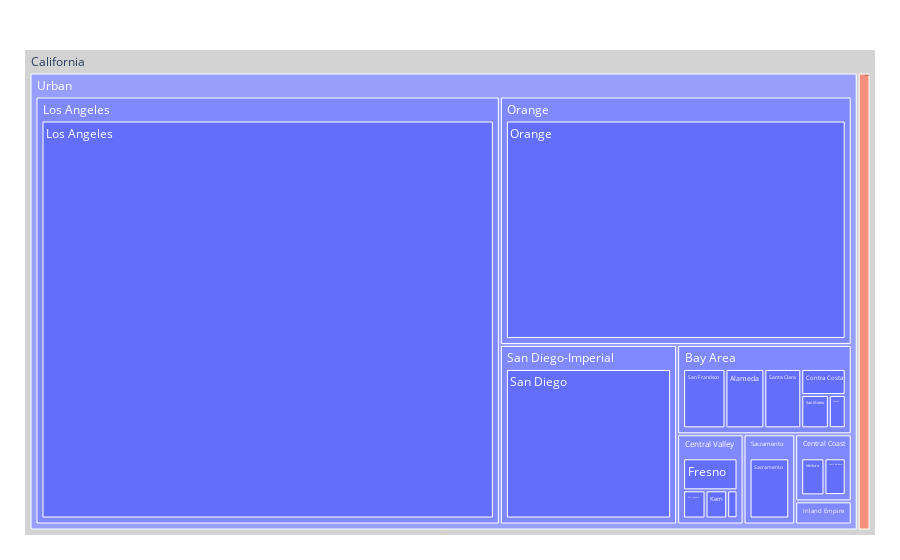

Notebook source saved alongside this figure:
### Code cell
fig = px.treemap(data_dec2019, 
                 path=[px.Constant('California'), 'Rural/Urban', 'CDI Regions', 'County'], 
                 values='High Wage Count',
                )
fig.update_traces(root_color='lightgrey')
fig.update_layout(margin = dict(t=50, l=25, r=25, b=25))
fig.show()

### Figure 1 — Plotly figure (JSON) as saved in the notebook; plotly's stock layout.template omitted (floating-point values rounded to 4 significant figures)
{"data": [{"branchvalues": "total", "domain": {"x": [0, 1], "y": [0, 1]}, "hovertemplate": "labels=%{label}<br>High Wage Count=%{value}<br>parent=%{parent}<br>id=%{id}<extra></extra>", "ids": ["California/Urban/Bay Area/Alameda", "California/Rural/Shasta / Cascades/Butte", "California/Urban/Bay Area/Contra Costa", "California/Rural/Sacramento/El Dorado", "California/Urban/Central Valley/Fresno", "California/Rural/Redwood Coast/Humboldt", "California/Rural/San Diego-Imperial/Imperial", "California/Urban/Central Valley/Kern", "California/Urban/Central Valley/Kings", "California/Urban/Los Angeles/Los Angeles", "California/Rural/Central Valley/Madera", "California/Urban/Bay Area/Marin", "California/Rural/Central Valley/Merced", "California/Rural/Bay Area/Napa", "California/Urban/Orange/Orange", "California/Rural/Sacramento/Placer", "California/Urban/Inland Empire/Riverside", "California/Urban/Sacramento/Sacramento", "California/Urban/Inland Empire/San Bernardino", "California/Urban/San Diego-Imperial/San Diego", "California/Urban/Bay Area/San Francisco", "California/Urban/Central Valley/San Joaquin", "California/Rural/Central Coast/San Luis Obispo", "California/Urban/Bay Area/San Mateo", "California/Urban/Central Coast/Santa Barbara", "California/Urban/Bay Area/Santa Clara", "California/Urban/Central Coast/Santa Cruz", "California/Rural/Shasta / Cascades/Shasta", "California/Urban/Bay Area/Solano", "California/Rural/Bay Area/Sonoma", "California/Urban/Central Valley/Stanislaus", "California/Rural/Central Valley/Tulare", "California/Urban/Central Coast/Ventura", "California/Rural/Sacramento/Yolo", "California/Rural/Bay Area", "California/Urban/Bay Area", "California/Rural/Central Coast", "California/Urban/Central Coast", "California/Rural/Central Valley", "California/Urban/Central Valley", "California/Urban/Inland Empire", "California/Urban/Los Angeles", "California/Urban/Orange", "California/Rural/Redwood Coast", "California/Rural/Sacramento", "California/Urban/Sacramento", "California/Rural/San Diego-Imperial", "California/Urban/San Diego-Imperial", "California/Rural/Shasta / Cascades", "California/Rural", "California/Urban", "California"], "labels": ["Alameda", "Butte", "Contra Costa", "El Dorado", "Fresno", "Humboldt", "Imperial", "Kern", "Kings", "Los Angeles", "Madera", "Marin", "Merced", "Napa", "Orange", "Placer", "Riverside", "Sacramento", "San Bernardino", "San Diego", "San Francisco", "San Joaquin", "San Luis Obispo", "San Mateo", "Santa Barbara", "Santa Clara", "Santa Cruz", "Shasta", "Solano", "Sonoma", "Stanislaus", "Tulare", "Ventura", "Yolo", "Bay Area", "Bay Area", "Central Coast", "Central Coast", "Central Valley", "Central Valley", "Inland Empire", "Los Angeles", "Orange", "Redwood Coast", "Sacramento", "Sacramento", "San Diego-Imperial", "San Diego-Imperial", "Shasta / Cascades", "Rural", "Urban", "California"], "name": "", "parents": ["California/Urban/Bay Area", "California/Rural/Shasta / Cascades", "California/Urban/Bay Area", "California/Rural/Sacramento", "California/Urban/Central Valley", "California/Rural/Redwood Coast", "California/Rural/San Diego-Imperial", "California/Urban/Central Valley", "California/Urban/Central Valley", "California/Urban/Los Angeles", "California/Rural/Central Valley", "California/Urban/Bay Area", "California/Rural/Central Valley", "California/Rural/Bay Area", "California/Urban/Orange", "California/Rural/Sacramento", "California/Urban/Inland Empire", "California/Urban/Sacramento", "California/Urban/Inland Empire", "California/Urban/San Diego-Imperial", "California/Urban/Bay Area", "California/Urban/Central Valley", "California/Rural/Central Coast", "California/Urban/Bay Area", "California/Urban/Central Coast", "California/Urban/Bay Area", "California/Urban/Central Coast", "California/Rural/Shasta / Cascades", "California/Urban/Bay Area", "California/Rural/Bay Area", "California/Urban/Central Valley", "California/Rural/Central Valley", "California/Urban/Central Coast", "California/Rural/Sacramento", "California/Rural", "California/Urban", "California/Rural", "California/Urban", "California/Rural", "California/Urban", "California/Urban", "California/Urban", "California/Urban", "California/Rural", "California/Rural", "California/Urban", "California/Rural", "California/Urban", "California/Rural", "California", "California", ""], "root": {"color": "lightgrey"}, "type": "treemap", "values": [21264, 512, 10672, 25, 18183, 83, 0, 6363, 30, 1133620, 127, 14, 2703, 9188, 498572, 2591, 2911, 26578, 4550, 181509, 23180, 6585, 5629, 8468, 10234, 20234, 85, 131, 5164, 3566, 3008, 4545, 11290, 1655, 12754, 88996, 5629, 21609, 7375, 34169, 7461, 1133620, 498572, 83, 4271, 26578, 0, 181509, 643, 30755, 1992514, 2023269]}], "layout": {"legend": {"tracegroupgap": 0}, "margin": {"b": 25, "l": 25, "r": 25, "t": 50}}}
